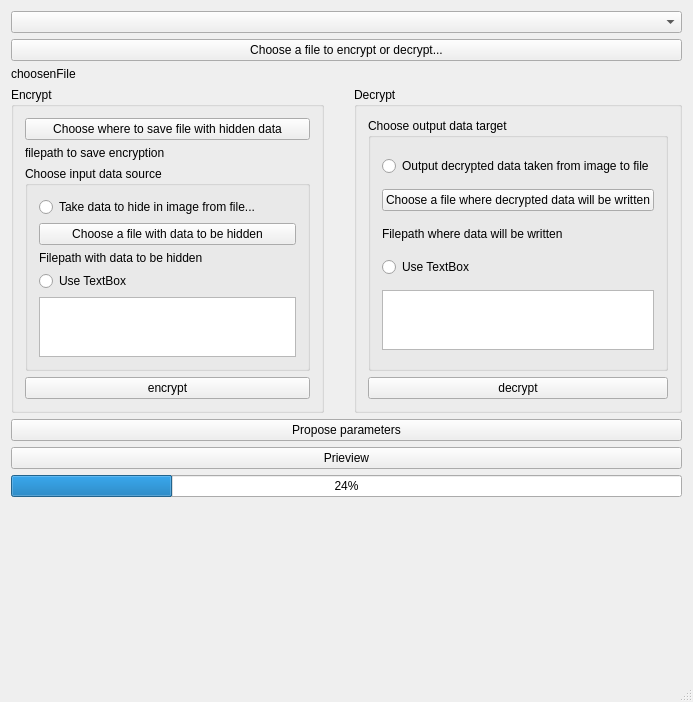
<?xml version="1.0" encoding="UTF-8"?>
<ui version="4.0">
 <class>ZPR_STEGANOClass</class>
 <widget class="QMainWindow" name="ZPR_STEGANOClass">
  <property name="geometry">
   <rect>
    <x>0</x>
    <y>0</y>
    <width>693</width>
    <height>702</height>
   </rect>
  </property>
  <property name="windowTitle">
   <string>ZPR_STEGANO</string>
  </property>
  <widget class="QWidget" name="centralWidget">
   <layout class="QVBoxLayout" name="verticalLayout_2">
    <item>
     <widget class="QComboBox" name="comboBox"/>
    </item>
    <item>
     <widget class="QPushButton" name="openFileButton">
      <property name="text">
       <string>Choose a file to encrypt or decrypt...</string>
      </property>
     </widget>
    </item>
    <item>
     <widget class="QLabel" name="openFileLabel">
      <property name="maximumSize">
       <size>
        <width>16777215</width>
        <height>20</height>
       </size>
      </property>
      <property name="text">
       <string>choosenFile</string>
      </property>
     </widget>
    </item>
    <item>
     <layout class="QHBoxLayout" name="horizontalLayout" stretch="0,0">
      <property name="spacing">
       <number>30</number>
      </property>
      <property name="sizeConstraint">
       <enum>QLayout::SetDefaultConstraint</enum>
      </property>
      <item>
       <widget class="QGroupBox" name="groupBox">
        <property name="title">
         <string>Encrypt</string>
        </property>
        <layout class="QVBoxLayout" name="EncryptLayout">
         <item>
          <widget class="QPushButton" name="saveFileEncryptButton">
           <property name="text">
            <string>Choose where to save file with hidden data</string>
           </property>
          </widget>
         </item>
         <item>
          <widget class="QLabel" name="saveFileEncryptLabel">
           <property name="maximumSize">
            <size>
             <width>16777215</width>
             <height>20</height>
            </size>
           </property>
           <property name="text">
            <string>filepath to save encryption</string>
           </property>
          </widget>
         </item>
         <item>
          <widget class="QGroupBox" name="groupBox">
           <property name="title">
            <string>Choose input data source</string>
           </property>
           <layout class="QVBoxLayout" name="verticalLayout">
            <item>
             <widget class="QRadioButton" name="fileRadioEncrypt">
              <property name="text">
               <string>Take data to hide in image from file...</string>
              </property>
             </widget>
            </item>
            <item>
             <widget class="QPushButton" name="openDataFileEncryptButton">
              <property name="text">
               <string>Choose a file with data to be hidden</string>
              </property>
             </widget>
            </item>
            <item>
             <widget class="QLabel" name="openDataFileEncryptLabel">
              <property name="maximumSize">
               <size>
                <width>16777215</width>
                <height>20</height>
               </size>
              </property>
              <property name="text">
               <string>Filepath with data to be hidden</string>
              </property>
             </widget>
            </item>
            <item>
             <widget class="QRadioButton" name="textRadioEncrypt">
              <property name="text">
               <string>Use TextBox</string>
              </property>
             </widget>
            </item>
            <item>
             <widget class="QTextEdit" name="textEditEncrypt">
              <property name="maximumSize">
               <size>
                <width>16777215</width>
                <height>60</height>
               </size>
              </property>
             </widget>
            </item>
           </layout>
          </widget>
         </item>
         <item>
          <widget class="QPushButton" name="encryptButton">
           <property name="text">
            <string>encrypt</string>
           </property>
          </widget>
         </item>
        </layout>
       </widget>
      </item>
      <item>
       <widget class="QGroupBox" name="Decrypt">
        <property name="title">
         <string>Decrypt</string>
        </property>
        <layout class="QVBoxLayout" name="DecryptLayout">
         <item>
          <widget class="QGroupBox" name="groupBox_2">
           <property name="title">
            <string>Choose output data target</string>
           </property>
           <layout class="QVBoxLayout" name="verticalLayout_3">
            <item>
             <widget class="QRadioButton" name="fileRadioDecrypt">
              <property name="text">
               <string>Output decrypted data taken from image to file</string>
              </property>
             </widget>
            </item>
            <item>
             <widget class="QPushButton" name="openDataFileDecryptButton">
              <property name="text">
               <string>Choose a file where decrypted data will be written</string>
              </property>
             </widget>
            </item>
            <item>
             <widget class="QLabel" name="openDataFileDecryptLabel">
              <property name="maximumSize">
               <size>
                <width>16777215</width>
                <height>20</height>
               </size>
              </property>
              <property name="text">
               <string>Filepath where data will be written</string>
              </property>
             </widget>
            </item>
            <item>
             <widget class="QRadioButton" name="textRadioDecrypt">
              <property name="text">
               <string>Use TextBox</string>
              </property>
             </widget>
            </item>
            <item>
             <widget class="QTextEdit" name="textEditDecrypt">
              <property name="maximumSize">
               <size>
                <width>16777215</width>
                <height>60</height>
               </size>
              </property>
             </widget>
            </item>
           </layout>
          </widget>
         </item>
         <item>
          <widget class="QPushButton" name="decryptButton">
           <property name="text">
            <string>decrypt</string>
           </property>
          </widget>
         </item>
        </layout>
       </widget>
      </item>
     </layout>
    </item>
    <item>
     <widget class="QPushButton" name="proposeButton">
      <property name="text">
       <string>Propose parameters</string>
      </property>
     </widget>
    </item>
    <item>
     <widget class="QPushButton" name="previewButton">
      <property name="text">
       <string>Prieview</string>
      </property>
     </widget>
    </item>
    <item>
     <widget class="QProgressBar" name="progressBar">
      <property name="enabled">
       <bool>true</bool>
      </property>
      <property name="value">
       <number>24</number>
      </property>
     </widget>
    </item>
    <item>
     <spacer name="verticalSpacer">
      <property name="orientation">
       <enum>Qt::Vertical</enum>
      </property>
      <property name="sizeHint" stdset="0">
       <size>
        <width>20</width>
        <height>40</height>
       </size>
      </property>
     </spacer>
    </item>
    <item>
     <layout class="QVBoxLayout" name="methodWidgetLayout"/>
    </item>
   </layout>
  </widget>
  <widget class="QStatusBar" name="statusBar"/>
 </widget>
 <layoutdefault spacing="6" margin="11"/>
 <resources/>
 <connections/>
</ui>
